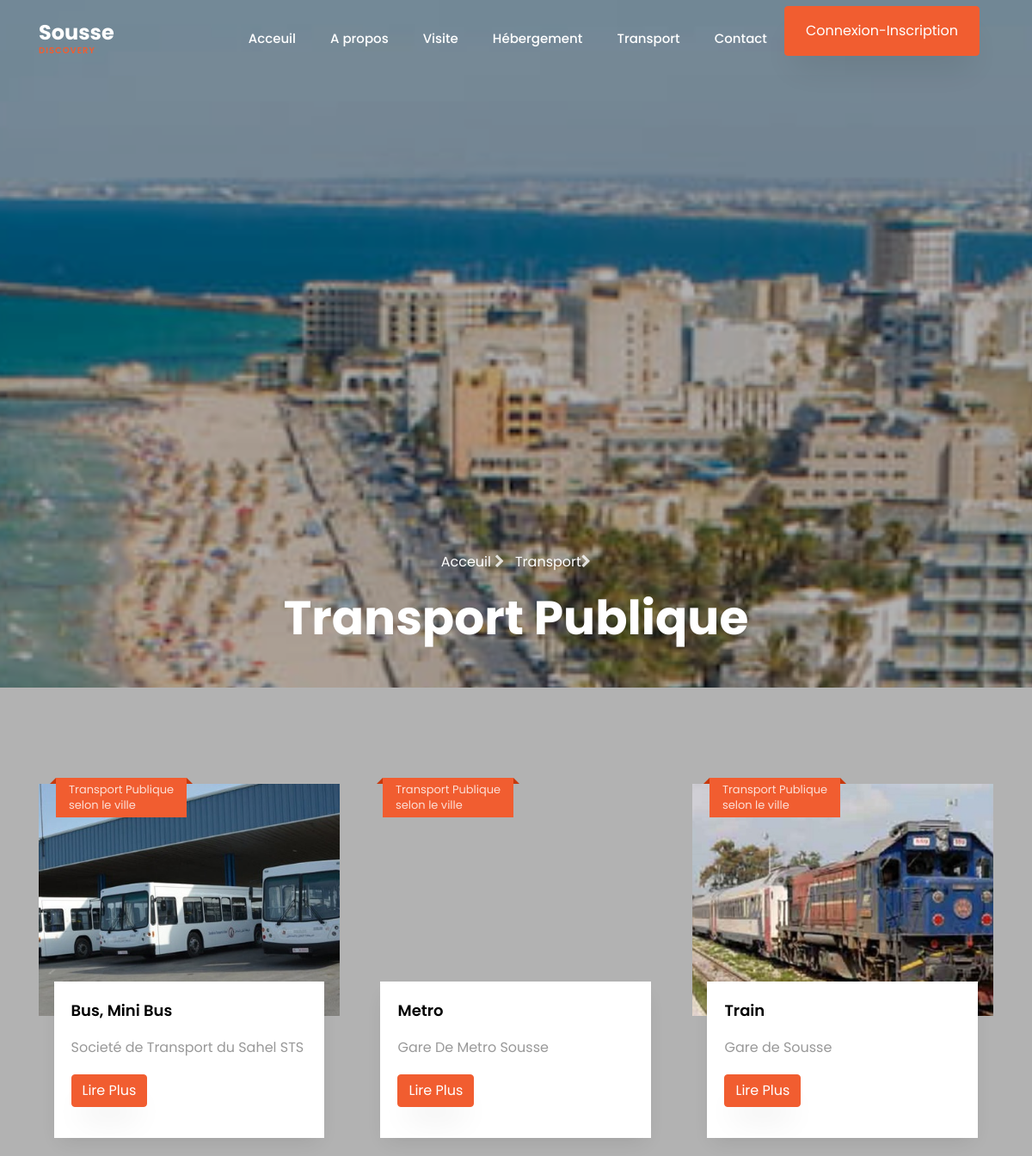
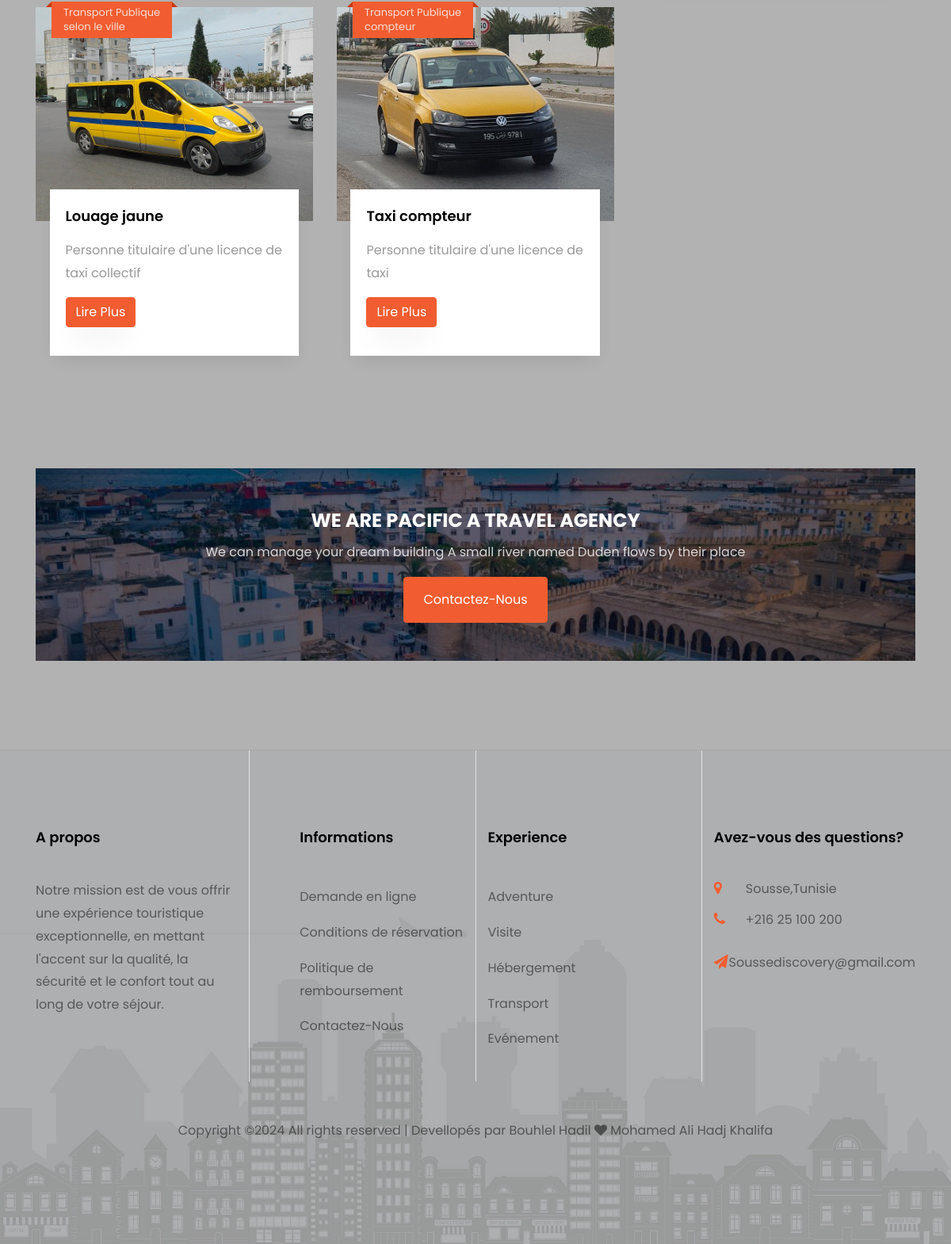
Page /transportpub.php on the committed database (2 pictures, top to bottom).
### tables this page shows
CREATE TABLE IF NOT EXISTS `transport` (
  `id` int NOT NULL AUTO_INCREMENT,
  `nom_agence` varchar(100) NOT NULL,
  `nom_transport` varchar(100) NOT NULL,
  `type` varchar(150) NOT NULL,
  `description` text NOT NULL,
  `prix` varchar(100) NOT NULL,
  `image` varchar(200) NOT NULL,
  PRIMARY KEY (`id`)
);

### connexion/database.php (called while the page is built, shortened)
<?php
class database
{
    private $link;
    public function __construct()
    {
        global $link;
        if (is_null($link)) {
            $server = 'localhost';
            $login = 'root';
            $password = '';
            $database = 'sousse_discovery';
            try {
                $this->link = new mysqli($server, $login, $password, $database);
                $this->link->set_charset("utf8");
            } catch (mysqli_sql_exception $e) {
                echo 'Problem de connexion--> ' . $e;
            }
        }
    }
    public function getConnectionDB()
    {
        return $this->link;
    }
}
?>

### connexion/connexion.php (called while the page is built, shortened)
<?php
require_once("database.php");
require_once("transportfct.php");
$database = new database();
$transportfct= new transportfct($database->getConnectionDB());
?>

### connexion/transportfct.php (called while the page is built, shortened)
<?php
class transportfct
{
    private $db;
    public function __construct($db)
    {
        $this->db = $db;
    }
    public function read()
    {
        $table = array();
        $query = mysqli_query($this->db, "SELECT * FROM `transport` WHERE type = 'transport publique'");
        while ($result = mysqli_fetch_array($query)) {
            $table[] = $result;
        }
        return $table;
    }
}

### transportpub.php (the view, shortened to what this page needs)
<?php require_once('head.php'); ?>
<?php require_once('navbar.php'); ?>
<section class="hero-wrap hero-wrap-2 js-fullheight" style="background-image: url('images/sousse3.jpg');">
    <div class="container">
        <div class="row no-gutters slider-text js-fullheight align-items-end justify-content-center">
            <div class="col-md-9 ftco-animate pb-5 text-center">
                <p class="breadcrumbs"><span class="mr-2"><a href="index.php">Acceuil <i class="fa fa-chevron-right"></i></a></span> <span><a href="Transport.php">Transport</a><i class="fa fa-chevron-right"></i></span></p>
                <h1 class="mb-0 bread">Transport Publique</h1>
            </div>
        </div>
    </div>
</section>
<section class="ftco-section">
    <div class="container">
        <div class="row d-flex">
            <?php
            $all = $transportfct->read();
            foreach ($all as $i => $item) :
            ?>
                <div class="col-md-4 ">
                    <div class="blog-entry justify-content-end">
                        <a href="blog-single.html" class=" block-20" style="background-image: url('images/<?= $item["image"]; ?>');">
                        </a>
                        <div class="text">
                            <div class="d-flex align-items-center mb-9 topp">
                                <div class="five">
                                    <span class="mos"><?= $item["type"]; ?></span>
                                    <span class="yr"> <?= $item["prix"]; ?></span>
                                </div>
                            </div>
                            <h3 class="heading"><a href="#"><?= $item["nom_transport"]; ?></a></h3>
                            <p><?= $item["nom_agence"]; ?></p>
                            <p><a href="#" class="btn btn-primary">Lire Plus</a></p>
                        </div>
                    </div>
                </div>
            <?php endforeach; ?>
        </div>
    </div>
</section>
<section class="ftco-intro ftco-section ftco-no-pt">
    <div class="container">
        <div class="row justify-content-center">
            <div class="col-md-12 text-center">
                <div class="img" style="background-image: url(images/sousse1.jpg);">
                    <div class="overlay"></div>
                    <h2>We Are Pacific A Travel Agency</h2>
                    <p>We can manage your dream building A small river named Duden flows by their place</p>
                    <p class="mb-0"><a href="contact.php" class="btn btn-primary px-4 py-3">Contactez-Nous</a></p>
                </div>
            </div>
        </div>
    </div>
</section>
<?php require_once('footer.php'); ?>
<?php include('loader.php'); ?>

### head.php (shortened to what this page needs)
<?php
require_once('connexion/connexion.php');
?>
<!DOCTYPE html>
<html lang="en">
<head>
	<link rel="stylesheet" href="https://stackpath.bootstrapcdn.com/font-awesome/4.7.0/css/font-awesome.min.css">
	<link rel="stylesheet" href="css/animate.css">
	<link rel="stylesheet" href="css/owl.carousel.min.css">
	<link rel="stylesheet" href="css/owl.theme.default.min.css">
	<link rel="stylesheet" href="css/magnific-popup.css">
	<link rel="stylesheet" href="css/bootstrap-datepicker.css">
	<link rel="stylesheet" href="css/jquery.timepicker.css">
	<link rel="stylesheet" href="css/flaticon.css">
	<link rel="stylesheet" href="css/style.css">
</head>

### navbar.php (shortened to what this page needs)
<body>
<nav class="navbar navbar-expand-lg navbar-dark ftco_navbar bg-dark ftco-navbar-light" id="ftco-navbar">
		<div class="container">
			<a class="navbar-brand" href="index.php">Sousse<span>DISCOVERY</span></a>
			<div class="collapse navbar-collapse" id="ftco-nav">
				<ul class="navbar-nav ml-auto">
					<li class="nav-item"><a href="index.php" class="nav-link">Acceuil</a></li>
					<li class="nav-item"><a href="propos.php" class="nav-link">A propos</a></li>
					<li class="nav-item"><a href="destination.php" class="nav-link">Visite</a></li>
					<li class="nav-item"><a href="hebergement.php" class="nav-link">Hébergement</a></li>
					<li class="nav-item"><a href="Transport.php" class="nav-link">Transport</a></li>
					<li class="nav-item"><a href="contact.php" class="nav-link">Contact</a></li>
					<li class="nav-item"><a href="connexion/index.php" class="btn btn-primary py-3 px-4">Connexion-Inscription</a></li>
				</ul>
			</div>
		</div>
	</nav>

### footer.php (shortened to what this page needs)
<footer class="ftco-footer bg-bottom ftco-no-pt" style="background-image: url(images/bg_3.jpg);">
			<div class="container">
				<div class="row mb-5">
					<div class="col-md pt-5">
						<div class="ftco-footer-widget pt-md-5 mb-4">
							<h2 class="ftco-heading-2">A propos</h2>
							<p>Notre mission est de vous offrir une expérience touristique exceptionnelle,
									en mettant l'accent sur la qualité, la sécurité et le confort tout au long de votre séjour.</p>
							<ul class="ftco-footer-social list-unstyled float-md-left float-lft">
							</ul>
						</div>
					</div>
					<div class="col-md pt-5 border-left">
						<div class="ftco-footer-widget pt-md-5 mb-4 ml-md-5">
							<h2 class="ftco-heading-2">Informations</h2>
							<ul class="list-unstyled">
								<li><a href="#" class="py-2 d-block">Demande en ligne</a></li>
								<li><a href="#" class="py-2 d-block">Conditions de réservation</a></li>
								<li><a href="#" class="py-2 d-block">Politique de remboursement</a></li>
								<li><a href="conatact.php" class="py-2 d-block">Contactez-Nous</a></li>
							</ul>
						</div>
					</div>
					<div class="col-md pt-5 border-left">
						<div class="ftco-footer-widget pt-md-5 mb-4">
							<h2 class="ftco-heading-2">Experience</h2>
							<ul class="list-unstyled">
								<li><a href="#" class="py-2 d-block">Adventure</a></li>
								<li><a href="destination.php" class="py-2 d-block">Visite</a></li>
								<li><a href="hebergement.php" class="py-2 d-block">Hébergement</a></li>
								<li><a href="transportphp" class="py-2 d-block">Transport</a></li>
								<li><a href="#" class="py-2 d-block">Evénement</a></li>
							</ul>
						</div>
					</div>
					<div class="col-md pt-5 border-left">
						<div class="ftco-footer-widget pt-md-5 mb-4">
							<h2 class="ftco-heading-2">Avez-vous des questions?</h2>
							<div class="block-23 mb-3">
								<ul>
									<li><span class="icon fa fa-map-marker"></span><span class="text">Sousse,Tunisie</span></li>
									<li><a href="#"><span class="icon fa fa-phone"></span><span class="text">+216 25 100 200</span></a></li>
									<li><a href="#"><span class="icon fa fa-paper-plane"></span><span class="text">Soussediscovery@gmail.com</span></a></li>
								</ul>
							</div>
						</div>
					</div>
				</div>
				<div class="row">
					<div class="col-md-12 text-center">
						<p>
							Copyright &copy;<script>document.write(new Date().getFullYear());</script> All rights reserved | Devellopés par Bouhlel Hadil <i class="fa fa-heart" aria-hidden="true"></i> Mohamed Ali Hadj Khalifa
							</p>
						</div>
					</div>
				</div>
			</footer>

### loader.php (shortened to what this page needs)
</body>
</html>

### rows in the picture
transport: image (picture), type "Transport Publique", prix "selon le ville", nom_transport "Bus, Mini Bus", nom_agence "Societé de Transport du Sahel STS"
transport: type "Transport Publique", prix "selon le ville", nom_transport "Metro", nom_agence "Gare De Metro Sousse"
transport: image (picture), type "Transport Publique", prix "selon le ville", nom_transport "Train", nom_agence "Gare de Sousse"
transport: image (picture), type "Transport Publique", prix "selon le ville", nom_transport "Louage jaune", nom_agence "Personne titulaire d'une licence de taxi collectif"
transport: image (picture), type "Transport Publique", prix "compteur", nom_transport "Taxi compteur", nom_agence "Personne titulaire d'une licence de taxi"
